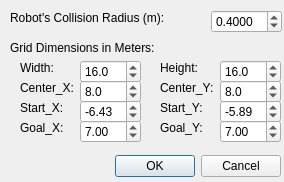
<?xml version="1.0" encoding="UTF-8"?>
<ui version="4.0">
 <class>AStarProperties</class>
 <widget class="QDialog" name="AStarProperties">
  <property name="geometry">
   <rect>
    <x>0</x>
    <y>0</y>
    <width>284</width>
    <height>182</height>
   </rect>
  </property>
  <property name="windowTitle">
   <string>Properties of the A* Planner</string>
  </property>
  <widget class="QDialogButtonBox" name="buttonBox">
   <property name="geometry">
    <rect>
     <x>10</x>
     <y>150</y>
     <width>271</width>
     <height>32</height>
    </rect>
   </property>
   <property name="orientation">
    <enum>Qt::Horizontal</enum>
   </property>
   <property name="standardButtons">
    <set>QDialogButtonBox::Cancel|QDialogButtonBox::Ok</set>
   </property>
  </widget>
  <widget class="QLabel" name="lblNNsearchCard_2">
   <property name="geometry">
    <rect>
     <x>10</x>
     <y>10</y>
     <width>191</width>
     <height>16</height>
    </rect>
   </property>
   <property name="text">
    <string>Robot's Collision Radius (m):</string>
   </property>
  </widget>
  <widget class="QDoubleSpinBox" name="RobotRadius">
   <property name="geometry">
    <rect>
     <x>211</x>
     <y>10</y>
     <width>71</width>
     <height>23</height>
    </rect>
   </property>
   <property name="decimals">
    <number>4</number>
   </property>
   <property name="singleStep">
    <double>0.001000000000000</double>
   </property>
   <property name="value">
    <double>0.400000000000000</double>
   </property>
  </widget>
  <widget class="QLabel" name="lblNNsearchCard_6">
   <property name="geometry">
    <rect>
     <x>10</x>
     <y>40</y>
     <width>191</width>
     <height>16</height>
    </rect>
   </property>
   <property name="text">
    <string>Grid Dimensions in Meters:</string>
   </property>
  </widget>
  <widget class="QLabel" name="lblNNsearchCard_7">
   <property name="geometry">
    <rect>
     <x>20</x>
     <y>60</y>
     <width>41</width>
     <height>16</height>
    </rect>
   </property>
   <property name="text">
    <string>Width:</string>
   </property>
  </widget>
  <widget class="QLabel" name="lblNNsearchCard_8">
   <property name="geometry">
    <rect>
     <x>160</x>
     <y>60</y>
     <width>41</width>
     <height>16</height>
    </rect>
   </property>
   <property name="text">
    <string>Height:</string>
   </property>
  </widget>
  <widget class="QDoubleSpinBox" name="GridHeight">
   <property name="geometry">
    <rect>
     <x>220</x>
     <y>60</y>
     <width>61</width>
     <height>23</height>
    </rect>
   </property>
   <property name="decimals">
    <number>1</number>
   </property>
   <property name="minimum">
    <double>0.100000000000000</double>
   </property>
   <property name="maximum">
    <double>1000.000000000000000</double>
   </property>
   <property name="singleStep">
    <double>0.100000000000000</double>
   </property>
   <property name="value">
    <double>16.000000000000000</double>
   </property>
  </widget>
  <widget class="QDoubleSpinBox" name="GridWidth">
   <property name="geometry">
    <rect>
     <x>80</x>
     <y>60</y>
     <width>61</width>
     <height>23</height>
    </rect>
   </property>
   <property name="decimals">
    <number>1</number>
   </property>
   <property name="minimum">
    <double>0.100000000000000</double>
   </property>
   <property name="maximum">
    <double>1000.000000000000000</double>
   </property>
   <property name="singleStep">
    <double>0.100000000000000</double>
   </property>
   <property name="value">
    <double>16.000000000000000</double>
   </property>
  </widget>
  <widget class="QLabel" name="lblNNsearchCard_9">
   <property name="geometry">
    <rect>
     <x>160</x>
     <y>80</y>
     <width>61</width>
     <height>16</height>
    </rect>
   </property>
   <property name="text">
    <string>Center_Y:</string>
   </property>
  </widget>
  <widget class="QDoubleSpinBox" name="GridCenterX">
   <property name="geometry">
    <rect>
     <x>80</x>
     <y>80</y>
     <width>61</width>
     <height>23</height>
    </rect>
   </property>
   <property name="decimals">
    <number>1</number>
   </property>
   <property name="minimum">
    <double>-100.000000000000000</double>
   </property>
   <property name="maximum">
    <double>100.000000000000000</double>
   </property>
   <property name="singleStep">
    <double>0.100000000000000</double>
   </property>
   <property name="value">
    <double>8.000000000000000</double>
   </property>
  </widget>
  <widget class="QLabel" name="lblNNsearchCard_10">
   <property name="geometry">
    <rect>
     <x>20</x>
     <y>80</y>
     <width>61</width>
     <height>16</height>
    </rect>
   </property>
   <property name="text">
    <string>Center_X:</string>
   </property>
  </widget>
  <widget class="QDoubleSpinBox" name="GridCenterY">
   <property name="geometry">
    <rect>
     <x>220</x>
     <y>80</y>
     <width>61</width>
     <height>23</height>
    </rect>
   </property>
   <property name="decimals">
    <number>1</number>
   </property>
   <property name="minimum">
    <double>-100.000000000000000</double>
   </property>
   <property name="singleStep">
    <double>0.100000000000000</double>
   </property>
   <property name="value">
    <double>8.000000000000000</double>
   </property>
  </widget>
  <widget class="QDoubleSpinBox" name="RobotStart_Y">
   <property name="geometry">
    <rect>
     <x>220</x>
     <y>100</y>
     <width>61</width>
     <height>23</height>
    </rect>
   </property>
   <property name="decimals">
    <number>2</number>
   </property>
   <property name="minimum">
    <double>-100.000000000000000</double>
   </property>
   <property name="singleStep">
    <double>0.100000000000000</double>
   </property>
   <property name="value">
    <double>-5.890000000000000</double>
   </property>
  </widget>
  <widget class="QDoubleSpinBox" name="RobotStart_X">
   <property name="geometry">
    <rect>
     <x>80</x>
     <y>100</y>
     <width>61</width>
     <height>23</height>
    </rect>
   </property>
   <property name="decimals">
    <number>2</number>
   </property>
   <property name="minimum">
    <double>-100.000000000000000</double>
   </property>
   <property name="maximum">
    <double>100.000000000000000</double>
   </property>
   <property name="singleStep">
    <double>0.100000000000000</double>
   </property>
   <property name="value">
    <double>-6.430000000000000</double>
   </property>
  </widget>
  <widget class="QLabel" name="RobotStartX">
   <property name="geometry">
    <rect>
     <x>20</x>
     <y>100</y>
     <width>51</width>
     <height>16</height>
    </rect>
   </property>
   <property name="text">
    <string>Start_X:</string>
   </property>
  </widget>
  <widget class="QLabel" name="lblNNsearchCard_12">
   <property name="geometry">
    <rect>
     <x>160</x>
     <y>100</y>
     <width>51</width>
     <height>16</height>
    </rect>
   </property>
   <property name="text">
    <string>Start_Y:</string>
   </property>
  </widget>
  <widget class="QDoubleSpinBox" name="RobotGoal_Y">
   <property name="geometry">
    <rect>
     <x>220</x>
     <y>120</y>
     <width>61</width>
     <height>23</height>
    </rect>
   </property>
   <property name="decimals">
    <number>2</number>
   </property>
   <property name="minimum">
    <double>-100.000000000000000</double>
   </property>
   <property name="singleStep">
    <double>0.100000000000000</double>
   </property>
   <property name="value">
    <double>7.000000000000000</double>
   </property>
  </widget>
  <widget class="QDoubleSpinBox" name="RobotGoal_X">
   <property name="geometry">
    <rect>
     <x>80</x>
     <y>120</y>
     <width>61</width>
     <height>23</height>
    </rect>
   </property>
   <property name="decimals">
    <number>2</number>
   </property>
   <property name="minimum">
    <double>-100.000000000000000</double>
   </property>
   <property name="maximum">
    <double>100.000000000000000</double>
   </property>
   <property name="singleStep">
    <double>0.100000000000000</double>
   </property>
   <property name="value">
    <double>7.000000000000000</double>
   </property>
  </widget>
  <widget class="QLabel" name="RobotGoalY">
   <property name="geometry">
    <rect>
     <x>160</x>
     <y>120</y>
     <width>51</width>
     <height>16</height>
    </rect>
   </property>
   <property name="text">
    <string>Goal_Y:</string>
   </property>
  </widget>
  <widget class="QLabel" name="lblNNsearchCard_14">
   <property name="geometry">
    <rect>
     <x>20</x>
     <y>120</y>
     <width>51</width>
     <height>16</height>
    </rect>
   </property>
   <property name="text">
    <string>Goal_X:</string>
   </property>
  </widget>
 </widget>
 <resources/>
 <connections>
  <connection>
   <sender>buttonBox</sender>
   <signal>rejected()</signal>
   <receiver>AStarProperties</receiver>
   <slot>reject()</slot>
   <hints>
    <hint type="sourcelabel">
     <x>316</x>
     <y>260</y>
    </hint>
    <hint type="destinationlabel">
     <x>286</x>
     <y>274</y>
    </hint>
   </hints>
  </connection>
 </connections>
</ui>
